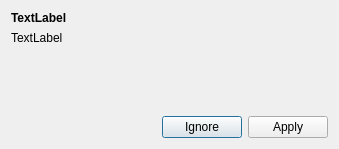
<?xml version="1.0" encoding="UTF-8"?>
<ui version="4.0">
 <class>PnPDialog</class>
 <widget class="QDialog" name="PnPDialog">
  <property name="geometry">
   <rect>
    <x>0</x>
    <y>0</y>
    <width>339</width>
    <height>149</height>
   </rect>
  </property>
  <property name="windowTitle">
   <string>Plug&amp;Play</string>
  </property>
  <layout class="QVBoxLayout" name="verticalLayout">
   <item>
    <layout class="QVBoxLayout" name="verticalLayout_2">
     <item>
      <widget class="QLabel" name="titlestring">
       <property name="sizePolicy">
        <sizepolicy hsizetype="Preferred" vsizetype="Fixed">
         <horstretch>0</horstretch>
         <verstretch>0</verstretch>
        </sizepolicy>
       </property>
       <property name="font">
        <font>
         <weight>75</weight>
         <bold>true</bold>
        </font>
       </property>
       <property name="text">
        <string>TextLabel</string>
       </property>
      </widget>
     </item>
     <item>
      <widget class="QLabel" name="message">
       <property name="text">
        <string>TextLabel</string>
       </property>
       <property name="alignment">
        <set>Qt::AlignLeading|Qt::AlignLeft|Qt::AlignTop</set>
       </property>
       <property name="wordWrap">
        <bool>true</bool>
       </property>
      </widget>
     </item>
     <item>
      <spacer name="verticalSpacer">
       <property name="orientation">
        <enum>Qt::Vertical</enum>
       </property>
       <property name="sizeType">
        <enum>QSizePolicy::Fixed</enum>
       </property>
       <property name="sizeHint" stdset="0">
        <size>
         <width>20</width>
         <height>5</height>
        </size>
       </property>
      </spacer>
     </item>
    </layout>
   </item>
   <item>
    <widget class="QDialogButtonBox" name="buttonBox">
     <property name="orientation">
      <enum>Qt::Horizontal</enum>
     </property>
     <property name="standardButtons">
      <set>QDialogButtonBox::Apply|QDialogButtonBox::Ignore</set>
     </property>
     <property name="centerButtons">
      <bool>false</bool>
     </property>
    </widget>
   </item>
  </layout>
 </widget>
 <tabstops>
  <tabstop>buttonBox</tabstop>
 </tabstops>
 <resources/>
 <connections>
  <connection>
   <sender>buttonBox</sender>
   <signal>rejected()</signal>
   <receiver>PnPDialog</receiver>
   <slot>reject()</slot>
   <hints>
    <hint type="sourcelabel">
     <x>325</x>
     <y>156</y>
    </hint>
    <hint type="destinationlabel">
     <x>286</x>
     <y>165</y>
    </hint>
   </hints>
  </connection>
  <connection>
   <sender>buttonBox</sender>
   <signal>accepted()</signal>
   <receiver>PnPDialog</receiver>
   <slot>accept()</slot>
   <hints>
    <hint type="sourcelabel">
     <x>257</x>
     <y>156</y>
    </hint>
    <hint type="destinationlabel">
     <x>157</x>
     <y>165</y>
    </hint>
   </hints>
  </connection>
 </connections>
</ui>
